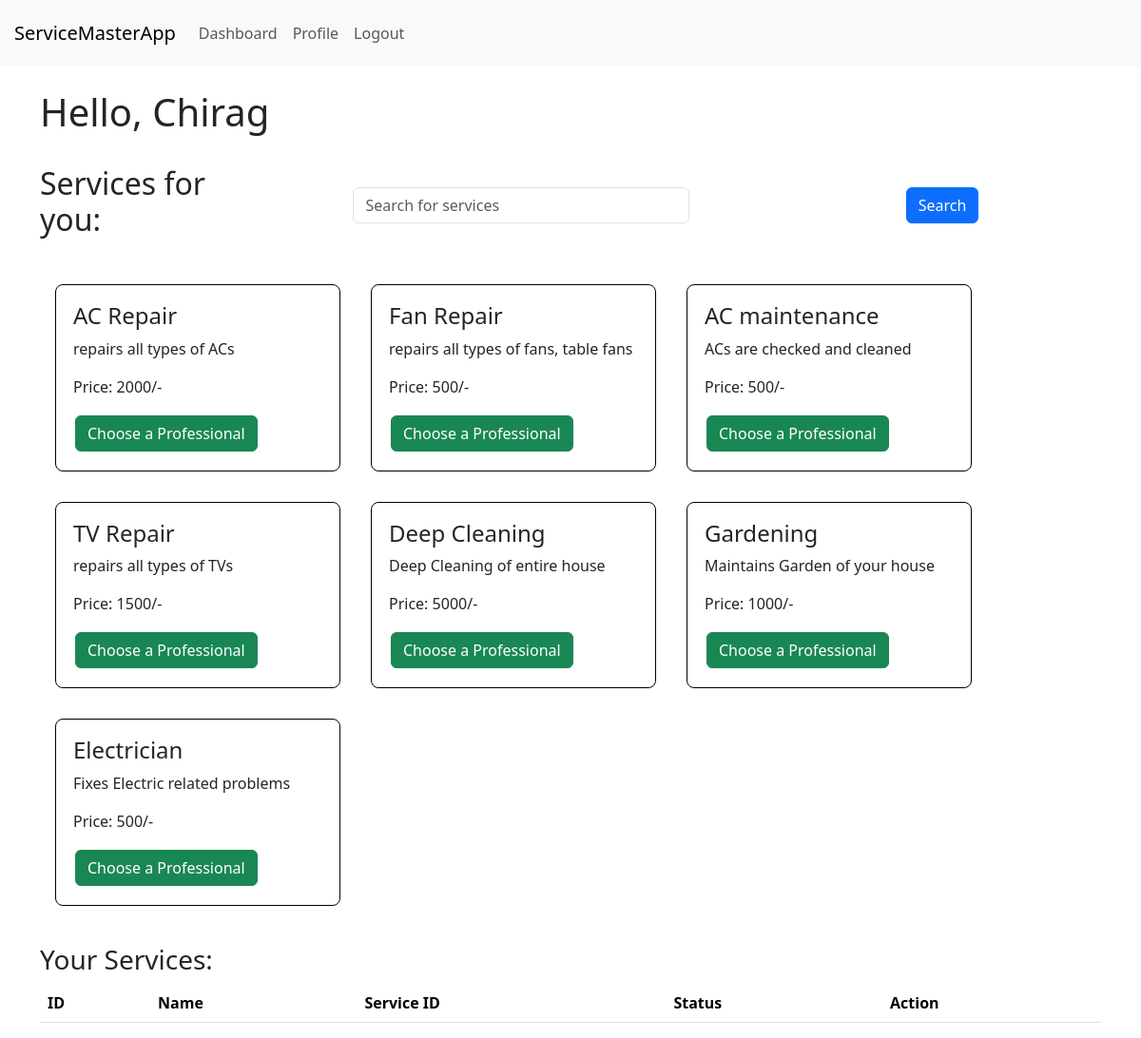
Before: /cdashboard (signed in) with the older database file.
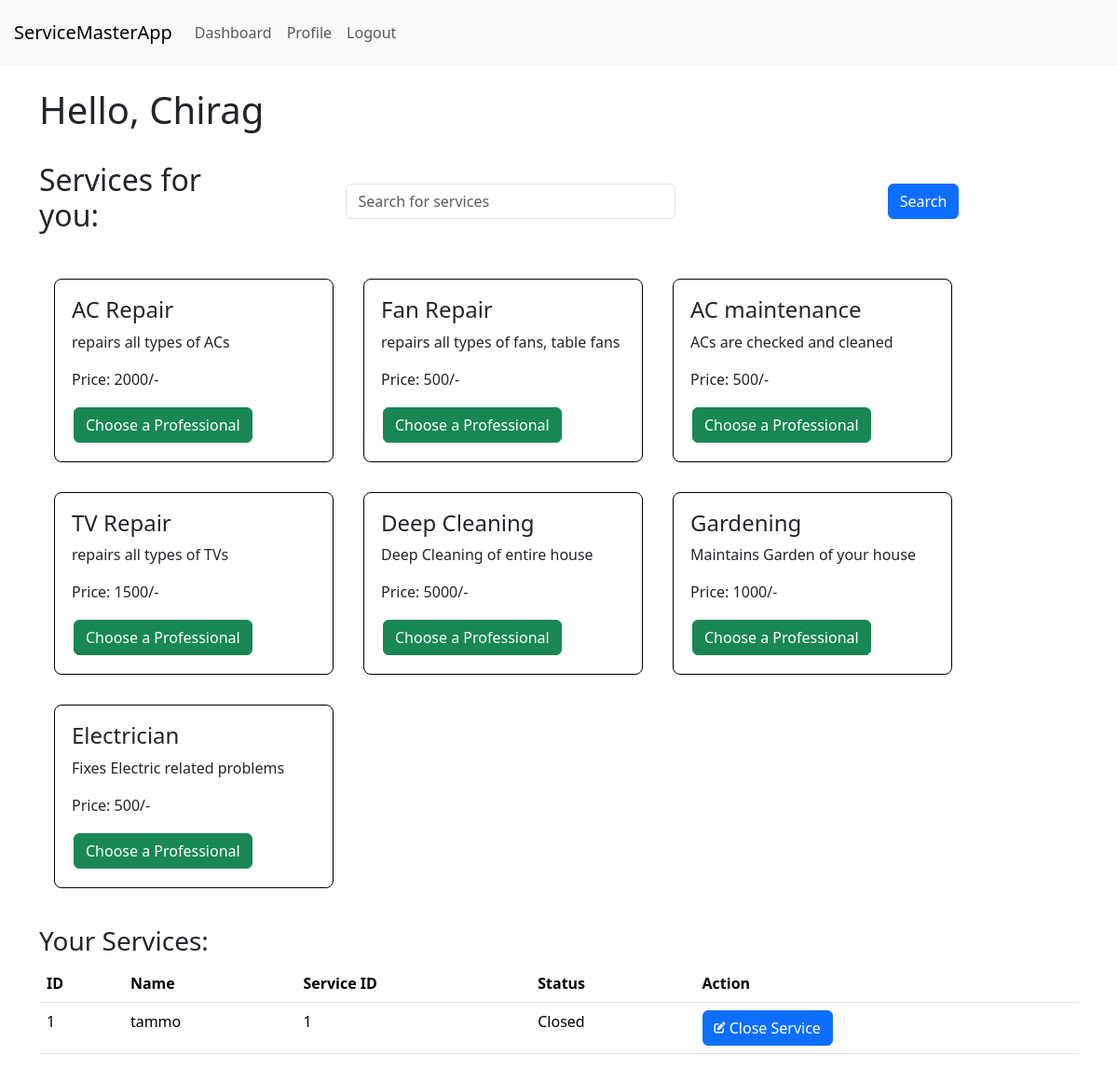
After: the same page with the newer database file.
### models.py (models this page shows, shortened)
class Service(db.Model):
    __tablename__='service'
    id=db.Column(db.Integer,primary_key=True)
    name=db.Column(db.String(32),nullable=False)
    price=db.Column(db.Integer, nullable=False)
    description=db.Column(db.String(512), nullable=False)
    time=db.Column(db.Integer,nullable=False)
    professionals=db.relationship('Professional', backref='service', lazy=True)

class ServiceRequest(db.Model):
    __tablename__='servicerequests'
    servicereqid=db.Column(db.Integer,primary_key=True)
    cuser=db.Column(db.String(32),db.ForeignKey('customer.username'),nullable=False)
    puser=db.Column(db.String(32),db.ForeignKey('professional.username'),nullable=False)
    service_id=db.Column(db.Integer, db.ForeignKey('service.id'), nullable=False)
    requestdate=db.Column(db.DateTime, nullable=False)
    completedate=db.Column(db.DateTime, nullable=True)
    status=db.Column(db.String(32), nullable=False)
    rating=db.Column(db.String(32), nullable=True)
    review=db.Column(db.String(512), nullable=True)
    customers=db.relationship('Customer', backref='servicerequests', lazy=True)
    services=db.relationship('Service', backref='servicerequests', lazy=True)
    professionals=db.relationship('Professional', backref='servicerequests', lazy=True)

### routes.py (the view)
@app.route('/cdashboard')
@auth_required
def cdashboard():
    user=Customer.query.get(session['user_id'])
    pincode=user.pincode
    search=request.args.get('search')
    if not search:
        return render_template('cdashboard.html',user=user, services=Service.query.all(), professional=Professional.query.filter_by(status='Approved', pincode=pincode), servreq=ServiceRequest.query.filter_by(cuser=user.username))
    return render_template('cdashboard.html',user=user, services=Service.query.filter(Service.name.ilike('%' + search + '%')).all(), professional=Professional.query.filter_by(status='Approved', pincode=pincode), servreq=ServiceRequest.query.filter_by(cuser=user.username))

### routes.py (called while the page is built)
def auth_required(func):
    @wraps(func)
    def inner(*args, **kwargs):
        if 'user_id' not in session:
            flash('Please Login')
            return redirect(url_for('login'))
        return func(*args, **kwargs)
    return inner

### templates/cdashboard.html (shortened to what this page needs)
{% extends 'layout.html' %}
{% block content %}
<br>
<h1>Hello, {{user.name}}</h1>
<br>
<div class="heading">
    <h2>Services for you:</h2>
    <div class="container-fluid">
        <form class="searchbar">
        <input type="text" class="form-control" id="search" name="search" placeholder="Search for services">
        <button type="submit" class="btn btn-primary">Search</button>
        </form>
    </div>
</div>
<br>
<div class="service-list">
    {% for s in services %}
    <div class="service">
        <div class="service-info">
            <h4>{{s.name}}</h4>
            <p>{{s.description}}</p>
            <p>Price: {{s.price}}/-</p>
            <form action="{{url_for('cservices', service_id=s.id)}}" method="POST" class="profbutton">
                <input type="submit" value="Choose a Professional" class="btn btn-success">
            </form>
        </div>
        </div>
    {% endfor %}
</div>
<br>
<h3>Your Services:</h3>
<table class="table">
    <thead>
        <th>ID</th>
        <th>Name</th>
        <th>Service ID</th>
        <th>Status</th>
        <th>Action</th>
    </thead>
    <tbody>
        {% for sr in servreq %}
            <tr>
                <td>{{sr.servicereqid}}</td>
                <td>{{sr.puser}}</td>
                <td>{{sr.service_id}}</td>
                <td>{{sr.status}}</td>
                <td>
                    <a class="btn btn-primary" href="{{url_for('close_service', servicereq_id=sr.servicereqid)}}">
                        <i class="fas fa-edit fa-xs"></i>
                        Close Service
                    </a>
                </td>
            </tr>
        {% endfor %}
    </tbody>
</table>
{% endblock %}

Changed rows visible on the page:
added ServiceRequest: servicereqid "1", puser "tammo", service_id "1", status "Closed"
